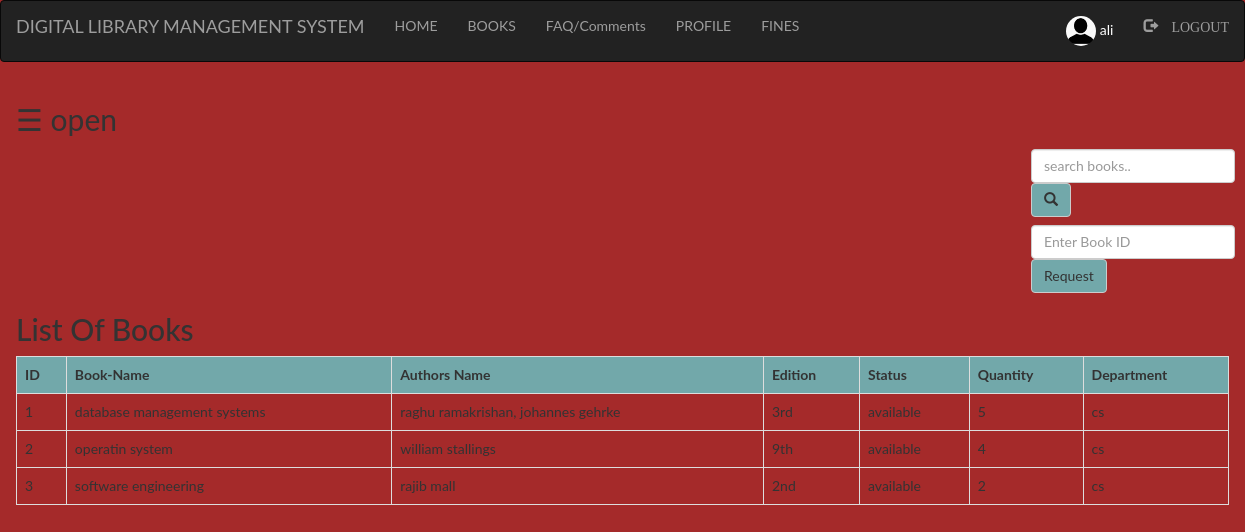
Page /Student/books.php (signed in) on the committed database.
### tables this page shows
create table if not exists `books` (
  `bid` int(100) not null,
  `name` varchar(100) not null,
  `authors` varchar(100) not null,
  `edition` varchar(100) not null,
  `status` varchar(100) not null,
  `quantity` int(100) not null,
  `department` varchar(100) not null
);

### Student/books.php (the view, shortened to what this page needs)
<?php
  include "connection.php";
  include "navbar.php";
?>
<!DOCTYPE html>
<html>
<head>
</head>
<body style="background-color:brown">
<div id="main">
  <span style="font-size:30px;cursor:pointer" onclick="openNav()">&#9776; open</span>
	<div class="srch">
		<form class="navbar-form" method="post" name="form1">
				<input class="form-control" type="text" name="search" placeholder="search books.." required="">
				<button style="background-color: #6db6b9e6;" type="submit" name="submit" class="btn btn-default">
					<span class="glyphicon glyphicon-search"></span>
				</button>
		</form>
	</div>
	<div class="srch">
		<form class="navbar-form" method="post" name="form1">
				<input class="form-control" type="text" name="bid" placeholder="Enter Book ID" required="">
				<button style="background-color: #6db6b9e6;" type="submit" name="submit1" class="btn btn-default">Request
				</button>
		</form>
	</div>
	<h2>List Of Books</h2>
	<?php
		if(isset($_POST['submit']))
		{
			$q=mysqli_query($db,"SELECT * from books where name like '%$_POST[search]%' ");
			if(mysqli_num_rows($q)==0)
			{
				echo "Sorry! No book found. Try searching again.";
			}
			else
			{
		echo "<table class='table table-bordered table-hover' >";
			echo "<tr style='background-color: #6db6b9e6;'>";
				echo "<th>"; echo "ID";	echo "</th>";
				echo "<th>"; echo "Book-Name";  echo "</th>";
				echo "<th>"; echo "Authors Name";  echo "</th>";
				echo "<th>"; echo "Edition";  echo "</th>";
				echo "<th>"; echo "Status";  echo "</th>";
				echo "<th>"; echo "Quantity";  echo "</th>";
				echo "<th>"; echo "Department";  echo "</th>";
			echo "</tr>";
			while($row=mysqli_fetch_assoc($q))
			{
				echo "<tr>";
				echo "<td>"; echo $row['bid']; echo "</td>";
				echo "<td>"; echo $row['name']; echo "</td>";
				echo "<td>"; echo $row['authors']; echo "</td>";
				echo "<td>"; echo $row['edition']; echo "</td>";
				echo "<td>"; echo $row['status']; echo "</td>";
				echo "<td>"; echo $row['quantity']; echo "</td>";
				echo "<td>"; echo $row['department']; echo "</td>";
				echo "</tr>";
			}
		echo "</table>";
			}
		}
		else
		{
			$res=mysqli_query($db,"SELECT * FROM `books` ORDER BY `books`.`name` ASC;");
		echo "<table class='table table-bordered table-hover' >";
			echo "<tr style='background-color: #6db6b9e6;'>";
				echo "<th>"; echo "ID";	echo "</th>";
				echo "<th>"; echo "Book-Name";  echo "</th>";
				echo "<th>"; echo "Authors Name";  echo "</th>";
				echo "<th>"; echo "Edition";  echo "</th>";
				echo "<th>"; echo "Status";  echo "</th>";
				echo "<th>"; echo "Quantity";  echo "</th>";
				echo "<th>"; echo "Department";  echo "</th>";
			echo "</tr>";
			while($row=mysqli_fetch_assoc($res))
			{
				echo "<tr>";
				echo "<td>"; echo $row['bid']; echo "</td>";
				echo "<td>"; echo $row['name']; echo "</td>";
				echo "<td>"; echo $row['authors']; echo "</td>";
				echo "<td>"; echo $row['edition']; echo "</td>";
				echo "<td>"; echo $row['status']; echo "</td>";
				echo "<td>"; echo $row['quantity']; echo "</td>";
				echo "<td>"; echo $row['department']; echo "</td>";
				echo "</tr>";
			}
		echo "</table>";
		}
				?>
</div>
</body>
</html>

### Student/style.css (style rules this page uses)
html, body, div, span, object, iframe, h1, h2, h3, h4, h5, h6, p, blockquote, pre, abbr, address, cite, code, del, dfn, em, img, ins, kbd, q, samp, small, strong, sub, sup, var, b, i, dl, dt, dd, ol, ul, li, fieldset, form, label, legend, table, caption, tbody, tfoot, thead, tr, th, td, article, aside, canvas, details, figcaption, figure, footer, header, hgroup, menu, nav, section, summary, time, mark, audio, video { margin:0; padding:0; border:0; outline:0; font-size:100%; vertical-align:baseline; background:transparent; }
body { line-height:1; }
table { border-collapse:collapse; border-spacing:0; }
input, select { vertical-align:middle; }
input { height: 25px; width: 300px; }

### Student/books.php (style rules this page uses)
.srch { padding-left: 1000px; }
body { font-family: "Lato", sans-serif; transition: background-color .5s; }
#main { transition: margin-left .5s; padding: 16px; }

### rows in the picture
books: bid "1", name "database management systems", authors "raghu ramakrishan, johannes gehrke", edition "3rd", status "available", quantity "5", department "cs"
books: bid "2", name "operatin system", authors "william stallings", edition "9th", status "available", quantity "4", department "cs"
books: bid "3", name "software engineering", authors "rajib mall", edition "2nd", status "available", quantity "2", department "cs"

### other values in the picture
$_SESSION['login_user'] "ali"
